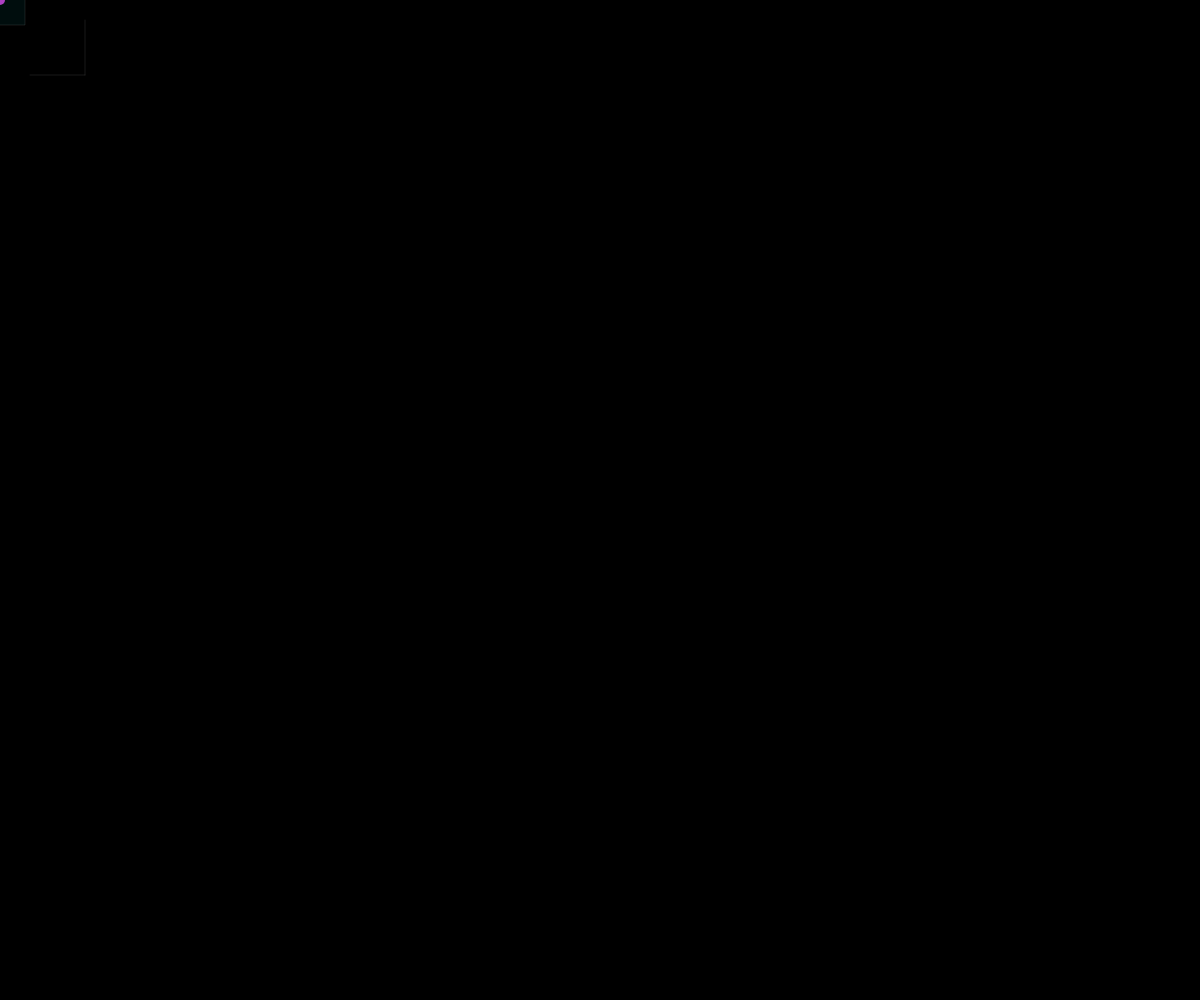
Frame 1 (no input)
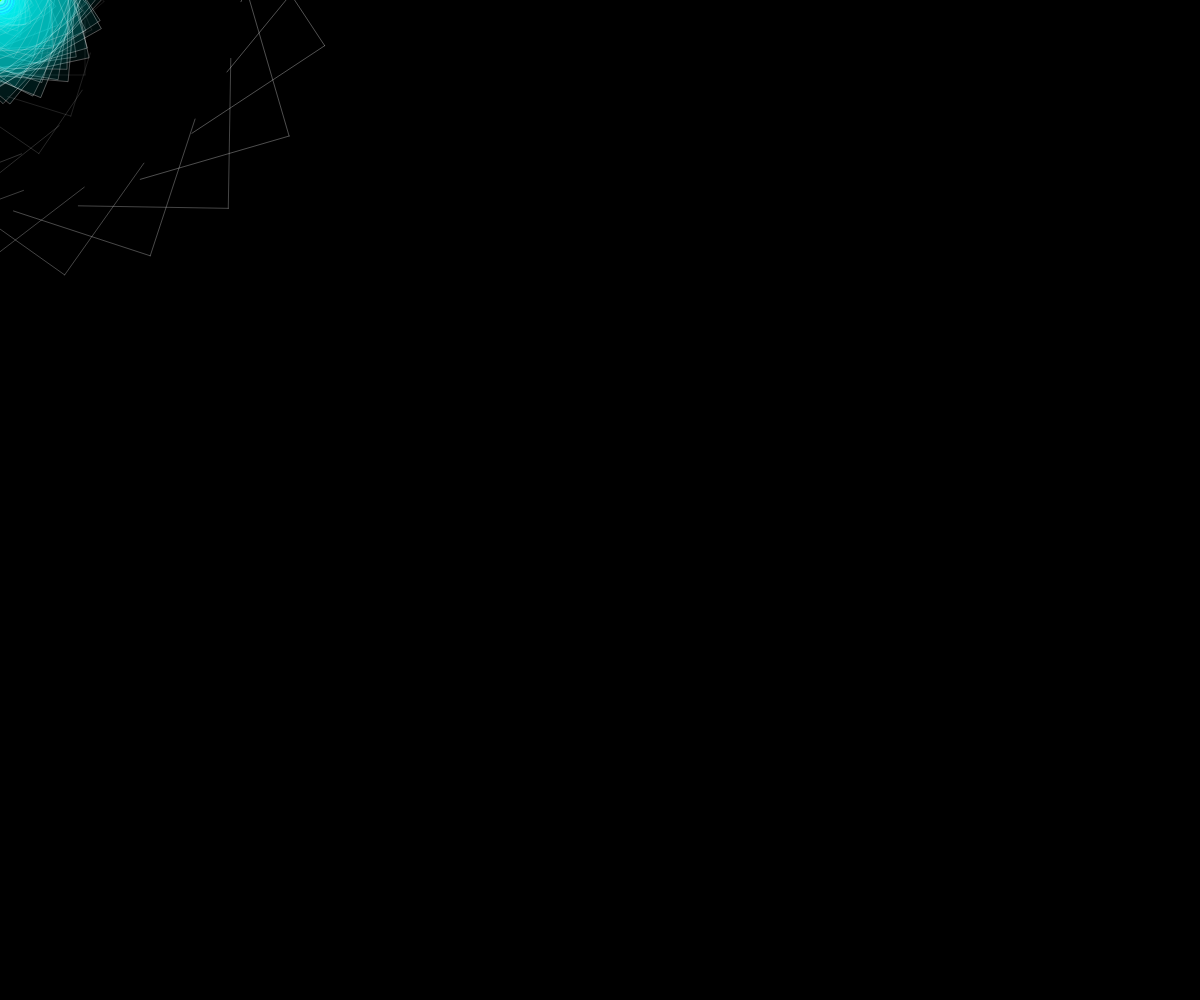
Frame 60 (no input)
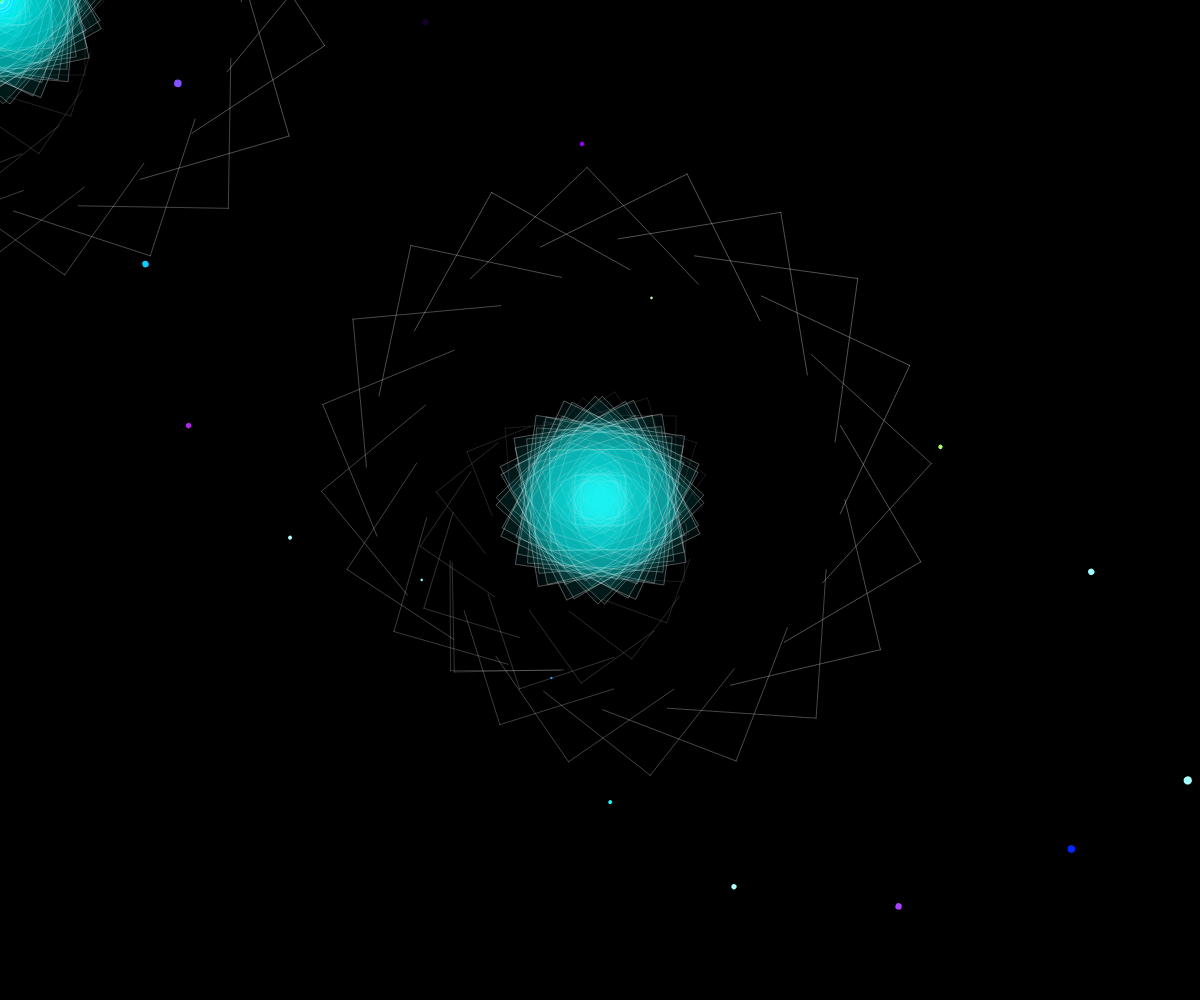
Frame 120 (the mouse pressed at the canvas centre since frame 60)

The p5.js sketch that drew these frames (run headless with seeded random() and noise() and a simulated clock; from frame 60 on, the mouse is pressed at the canvas centre):

// p5.js sketch
// ── sketch.js
let angle = 0;
let phaseScale = 0;
let phaseColor = 0;
const sizeRatio = 2;
const sizeRatioOffset = sizeRatio * 2.5;

function setup() {
  createCanvas(windowWidth, windowHeight);
  background(0);
  mouseX = windowWidth / 1;
  mouseY = windowHeight / 1;
}

function draw() {
  push();
    translate(mouseX, mouseY);
    rotate(angle);
    scale(sizeRatio * sin(phaseScale) + 1);
  
     var d = random(255);
      var e = random(255);
      var f = random(255);
      fill(d,e,f);
      noStroke();
      ellipse(mouseX, mouseY,10,10);

  colorMode(RGB, 360, 100, 100, 1);
    strokeWeight(0.1);
    stroke(0,0);
  
  line(30, 20, 85, 20);
  stroke(126);
  line(85, 20, 85, 75);
  stroke(255);
  line(85, 75, 30, 75);
  
    let c = color(phaseColor, 100, 100, 0.05);
    fill(c);
    rect(-25, -25, 50, 50);
  pop();
  
  
  
  angle %= TWO_PI;
  angle += 0.3;
  
  phaseScale %= TWO_PI;
  phaseScale += 0.1;
  
  phaseColor %= 360;
  phaseColor += 0.5;
  
}

function mouseClicked() {
  clear();
  background(0);
}
